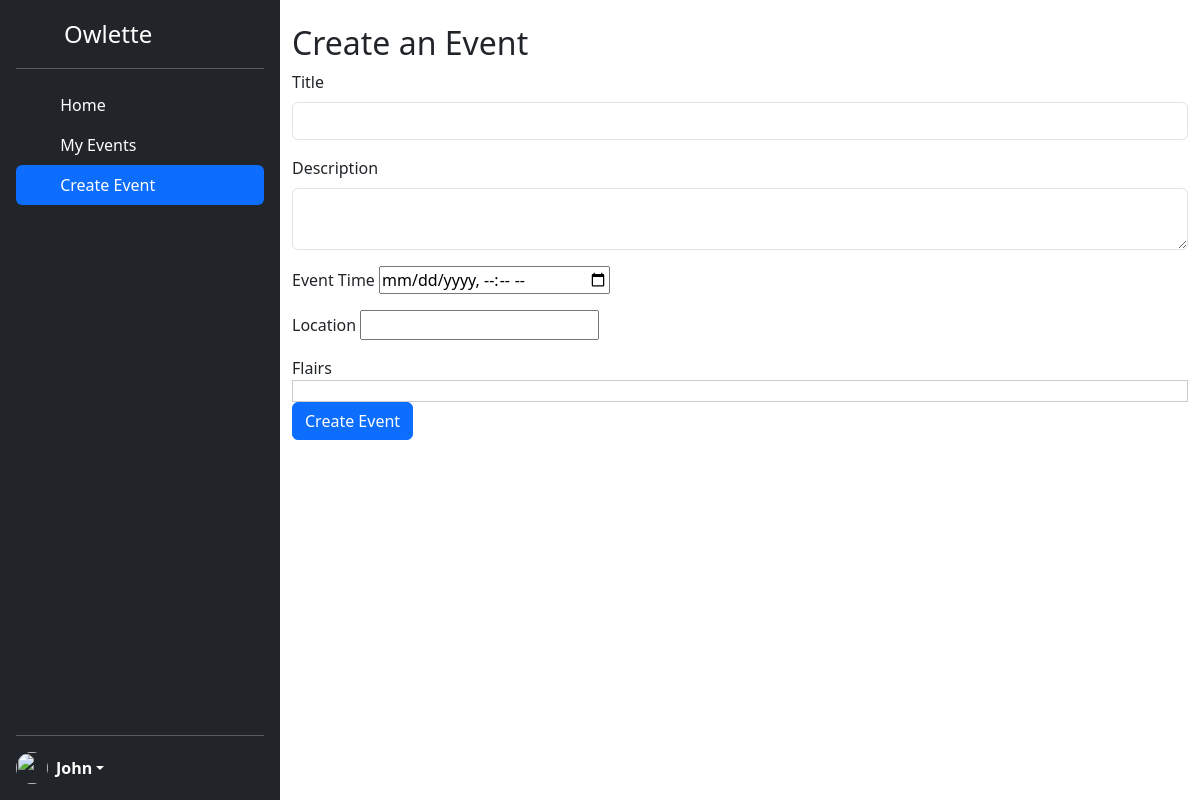
Page /create-event (signed in) on the earlier database version.
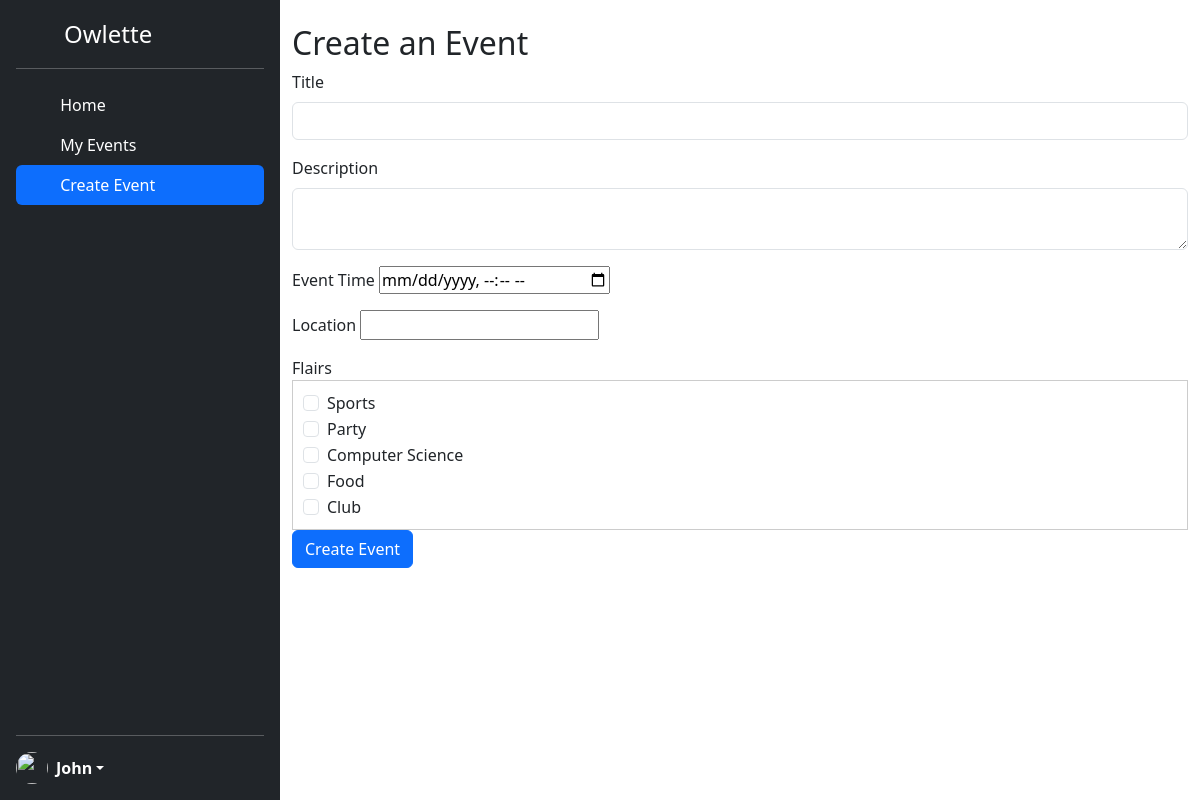
Same page on the later database version.
### models.py (models this page shows, shortened)
class User(db.Model, UserMixin):
    __tablename__ = 'user'
    userid = db.Column(db.Integer,
                   primary_key=True)
    username = db.Column(db.String(40),
                         nullable=False,
                         unique=True)
    email = db.Column(db.String(40),
                      unique=True,
                      nullable=False)
    password = db.Column(db.String(200),
                         primary_key=False,
                         unique=False,
                         nullable=False)
    firstname = db.Column(db.String(40),
                         nullable=False)
    lastname = db.Column(db.String(40),
                         nullable=False)
    bio = db.Column(db.String(255),
                         nullable=True)
    created_at = db.Column(db.DateTime,
                           nullable=False,
                           default=datetime.now(pytz.timezone('US/Eastern')))
    posts = db.relationship('Event', backref='author', lazy='dynamic')

class Flair(db.Model):
    __tablename__ = 'flair'
    flairID = db.Column(db.Integer, primary_key=True)
    name = db.Column(db.String(80))  # This will store names like "Sports", "Party", "Computer Science"
    events = db.relationship('Event', secondary=flair_event_association, back_populates="flairs")

### app.py (the view)
@app.route('/create-event', methods=['GET', 'POST'])
@login_required
def create_event():
    form = EventForm(request.form)
    form.flair.choices = [(flair.flairID, flair.name) for flair in Flair.query.all()]
    if request.method == 'POST':
        for fieldName, fieldObject in form._fields.items():
            print(f"Field Name: {fieldName}, Field Value: {fieldObject.data}, Errors: {fieldObject.errors}")
    if form.validate_on_submit():
        temp_user_id = 1
        try:
            new_event = Event(
                userID=temp_user_id,
                title=form.title.data,
                description=form.description.data,
                eventTime=form.eventTime.data,
                location=form.location.data,
            )
            db.session.add(new_event)
            db.session.flush()
            selected_flairs = form.flair.data  # This will be a list of selected flair IDs
            print(selected_flairs)
            for flair_id in selected_flairs:
                flair = Flair.query.get(flair_id)
                if flair:
                    new_event.flairs.append(flair)
            db.session.commit()
            db.session.close()
            print('Event created successfully!')
            flash('Event created successfully!', 'success')
        except Exception as e:
            print(f"An error occurred: {e}")
            db.session.rollback() ## REVERT CHANGES IF ERROR
            flash('Error creating event.', 'error')
        return redirect(url_for('home'))
    else:
        print("Form not validated.")
        print(form.errors)  # Log form errors to help diagnose validation failures
    return render_template('createEvent.html', form=form)

### forms.py
class EventForm(FlaskForm):
    title = StringField('Title', validators=[DataRequired(), Length(max=80)])
    status = StringField('Status', validators=[Length(max=80)]) ## STATUS NOT REQUIRED. ASSUMED EVENT IS ACTIVE UNTILL CANCELD
    description = TextAreaField('Description', validators=[DataRequired(), Length(max=255)])  # Textarea for longer input
    flair = SelectMultipleField('Flair', coerce=int, choices=[])
    eventTime = DateTimeLocalField('Event Time', format='%Y-%m-%dT%H:%M', validators=[DataRequired()])
    location = StringField('Location', validators=[DataRequired(), Length(max=80)])
    submit = SubmitField('Create Event')

### app.py (called while the page is built)
@login_manager.user_loader
def load_user(userid):
    return User.query.get(int(userid))

### templates/createEvent.html (shortened to what this page needs)
{% extends "base.html" %}
{% block content %}
<div class="container mt-4">
    <h2>Create an Event</h2>
    <form method="post" novalidate>
        <div class="mb-3">
            {{ form.title.label(class="form-label") }}
            {{ form.title(class="form-control") }}
        </div>
        <div class="mb-3">
            {{ form.description.label(class="form-label") }}
            {{ form.description(class="form-control") }}
        </div>
        <div class="mb-3">
            {{ form.eventTime.label }}
            {{ form.eventTime(class="datepicker") }}
        </div>
        <div class="mb-3">
            {{ form.location.label }}
            {{ form.location }}
        </div>
        <label for="flair">Flairs</label>
        <div class="form-group" style="max-height: 150px; overflow-y: auto; border: 1px solid #ccc; padding: 10px;">
            {% for id, name in form.flair.choices %}
            <div class="form-check">
                <input class="form-check-input" type="checkbox" name="flair" value="{{ id }}" id="flair{{ id }}">
                <label class="form-check-label" for="flair{{ id }}">{{ name }}</label>
            </div>
            {% endfor %}
        </div>
        <div class="mb-3">
            {{ form.submit(class="btn btn-primary") }}
        </div>
    </form>
</div>
{% endblock %}

### templates/base.html (shortened to what this page needs)
<!DOCTYPE html>
<lang="en">
<head>
    <link rel="stylesheet" href="{{ url_for('static', filename='style.css') }}">
    <link href="https://cdn.jsdelivr.net/npm/bootstrap@5.3.3/dist/css/bootstrap.min.css" rel="stylesheet">
    <link href="https://cdn.jsdelivr.net/npm/bootstrap@5.3.3/dist/css/bootstrap.min.css" rel="stylesheet">
</head>
<body>
<div class="d-flex flex-row" style="">
  <div class="d-flex flex-column flex-shrink-0 p-3 text-white bg-dark" style="width: 280px; height: 100vh">
      <a href="/" class="d-flex align-items-center mb-3 mb-md-0 me-md-auto text-white text-decoration-none">
        <svg class="bi me-2" width="40" height="32"><use xlink:href="LOGO"/></svg>
        <span class="fs-4">Owlette</span>
      </a>
      <hr>
      <ul class="nav nav-pills flex-column mb-auto">
        <li class="nav-item">
          <a href="/home" class="nav-link text-white {{ 'active' if request.path == '/home' else '' }}"
          aria-current="page">
            <svg class="bi me-2" width="16" height="16"><use xlink:href="#home"/></svg>
            Home
          </a>
        </li>
       <li>
          <a href="/myevents" class="nav-link text-white {{ 'active' if request.path == '/myevents' else '' }}"
          aria-current="page">
            <svg class="bi me-2" width="16" height="16"><use xlink:href="#speedometer2"/></svg>
            My Events
          </a>
        </li>
        <li>
          <a href="/create-event" class="nav-link text-white {{ 'active' if request.path == '/create-event' else '' }}"
          aria-current="page">
            <svg class="bi me-2" width="16" height="16"><use xlink:href="#table"/></svg>
            Create Event
          </a>
        </li>
      </ul>
      <hr>
      <div class="dropdown">
        <a href="#" class="d-flex align-items-center text-white text-decoration-none dropdown-toggle" role="button" id="dropdownUser1" data-bs-toggle="dropdown" aria-haspopup="true" aria-expanded="false">
          <img src="https://github.com/mdo.png" alt="" width="32" height="32" class="rounded-circle me-2">
          {% if current_user.is_authenticated %}
            <strong>
                {{ current_user.firstname }}
            </strong>
          {% else %}
            <strong>
                User
            </strong>
          {% endif %}
        </a>
      </div>
  </div>
  {% block content %}
  {% endblock %}
</div>
</body>
</html>

Differences in the rows shown:
added Flair: name "Sports"
added Flair: name "Party"
added Flair: name "Computer Science"
added Flair: name "Food"
added Flair: name "Club"
